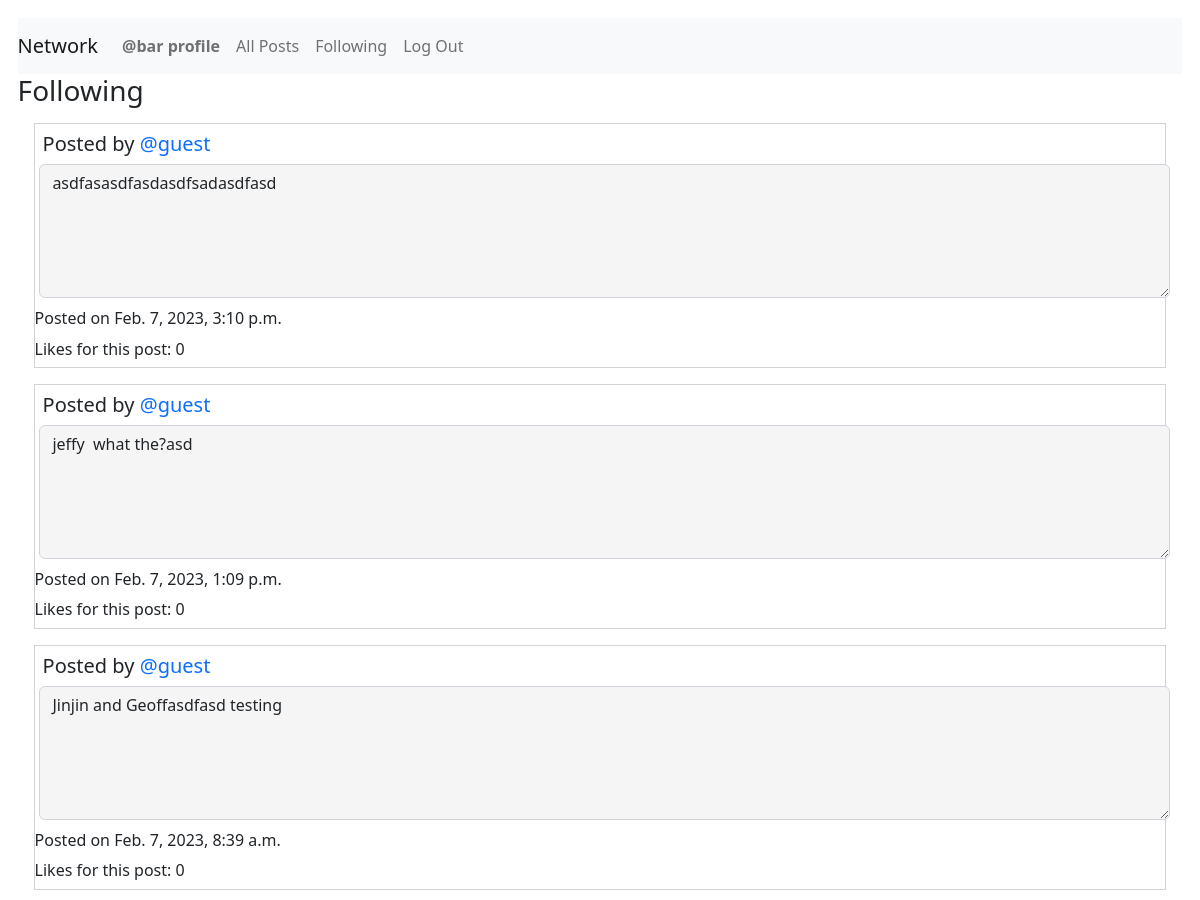
The app's page /following (signed in, upper part), older data.
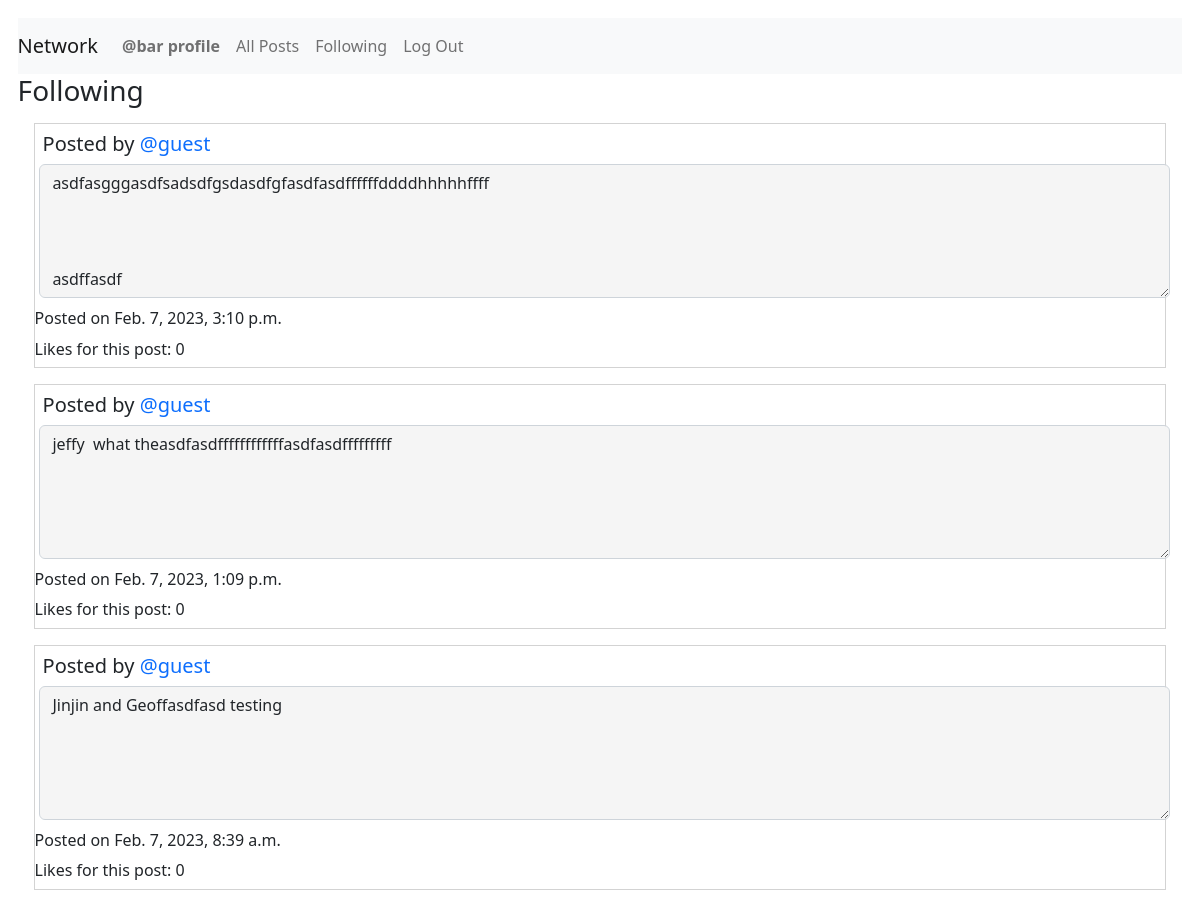
The same page, newer data.
### network/models.py (models this page shows, shortened)
class User(AbstractUser):
    pass
    def __str__(self) -> str:
        return f"User Name: {self.username} - User ID: {self.id}"

class Posts(models.Model):
    creator = models.ForeignKey(
        User, on_delete=models.PROTECT, related_name="get_creator", blank=False)
    content = models.TextField(max_length=600)
    createdDate = models.DateTimeField(auto_now_add=True)
    likedUser = models.ManyToManyField(
        User, blank=True, related_name="get_liked_users")
    numberLikes = models.IntegerField(blank=True, default=0)

### network/views.py (the view)
# urls.py: path("following", views.getFollowing, name="getFollowing"),
@login_required
def getFollowing(request):
    print("In getFollowing")
    user = request.user
    print(user)
    user_id = request.user.id
    user_name = request.user.username
    try:
        currentOBJ = Follow.objects.get(followUser=user_id)
        displayNothing = False
        noFollowersForUser = False
    except Follow.DoesNotExist:
        print("This user follows no one!")
        displayNothing = True
        noFollowersForUser = True
    if displayNothing != True:
        following = currentOBJ.following.all()
        if following.count() == 0:
            noFollowersForUser = True
        qs = following.order_by().values('id')
        qs = list(qs)
        emptyQueryset = Posts.objects.filter(creator=0)
        for dic in qs:
            for val in dic.values():
                print(val)
                listings = Posts.objects.filter(creator=val)
                UserObject = User.objects.filter(id=val)
                if emptyQueryset.exists():
                    newQueryset = newQueryset | listings
                else:
                    newQueryset = emptyQueryset | listings
                    emptyQueryset = newQueryset
    if noFollowersForUser == True:
        return render(request, "network/following.html", {"displayNothing": displayNothing})
    else:
        if noFollowersForUser:
            return render(request, "network/following.html", {"displayNothing": displayNothing})
        else:
            PostsByDate = newQueryset.order_by('-createdDate')
            return render(request, "network/following.html", {"listings": PostsByDate, "UserObject": UserObject, "displayNothing": displayNothing, })

### network/templates/network/following.html (shortened to what this page needs)
{% extends "network/layout.html" %}
{% block body %}
<h3>Following</h3>
{% for list in listings %}
<div id="followingPostings">
    <div class="post">
        <h5 class="creator">Posted by <a
                href="{% url 'getProfile' list.creator.username %}">{{list.creator.username}}</a></h5>
        <textarea class="form-control content" id="readonlyContent" rows="5" readonly="true">{{list.content}}</textarea>
        <p class="timestamp">Posted on {{list.createdDate}}</p>
        <p class="numberLikes">Likes for this post: {{list.numberLikes}}</p>
    </div>
</div>
{% empty %}
<h5>This user is not following anyone.</h5>
{% endfor %}
{% endblock %}

### network/templates/network/layout.html (shortened to what this page needs)
{% load static %}
<!DOCTYPE html>
<html lang="en">
<head>
    <link href="https://cdn.jsdelivr.net/npm/bootstrap@5.2.3/dist/css/bootstrap.min.css" rel="stylesheet">
    <link href="{% static 'network/styles.css' %}" rel="stylesheet">
</head>
<body>
    <nav class="navbar navbar-expand-lg navbar-light bg-light">
        <a class="navbar-brand" href="{% url 'index' %}">Network</a>
        <div>
            <ul class="navbar-nav mr-auto">
                {% if user.is_authenticated %}
                <li class="nav-item">
                    <a class="nav-link" id="djangoProfile" href="{% url 'getProfile' user.username %}"><strong>{{ user.username }} profile</strong></a>
                </li>
                <li class="nav-item">
                    <a class="nav-link" id="djangoAllPosts" href="{% url 'djangoAllPosts' %}">All Posts</a>
                </li>
                {% endif %}
                {% if user.is_authenticated %}
                <li class="nav-item">
                    <a class="nav-link" id="djangoFollowing" href="{% url 'getFollowing' %}">Following</a>
                </li>
                <li class="nav-item">
                    <a class="nav-link" href="{% url 'logout' %}">Log Out</a>
                </li>
                {% endif %}
            </ul>
        </div>
    </nav>
    <div class="body">
        {% block body %}
        {% endblock %}
    </div>
</body>
</html>

### network/static/network/styles.css (style rules this page uses)
body { margin: 1.1em; }
a { text-decoration: none; }
.form-control { margin: 0.3em; }
p { margin-bottom: 0.4rem; }
.creator { margin: 0.4em; }
[class*="post"] { margin: 1.0em; border-style: solid; border-width: thin; border-color: lightgray; }
[id*="readonlyContent"] { margin-bottom: 0.5em; background-color: whitesmoke }

Row changes from the older to the newer data that the page shows:
changed Posts: content "asdfasasdfasdasdfsadasdfasd" → "asdfasgggasdfsadsdfgsdasdfgfasdfasdffffffddddhhhhhffff asdffasdf"
changed Posts: content "jeffy what the?asd" → "jeffy what theasdfasdffffffffffffasdfasdfffffffff"
